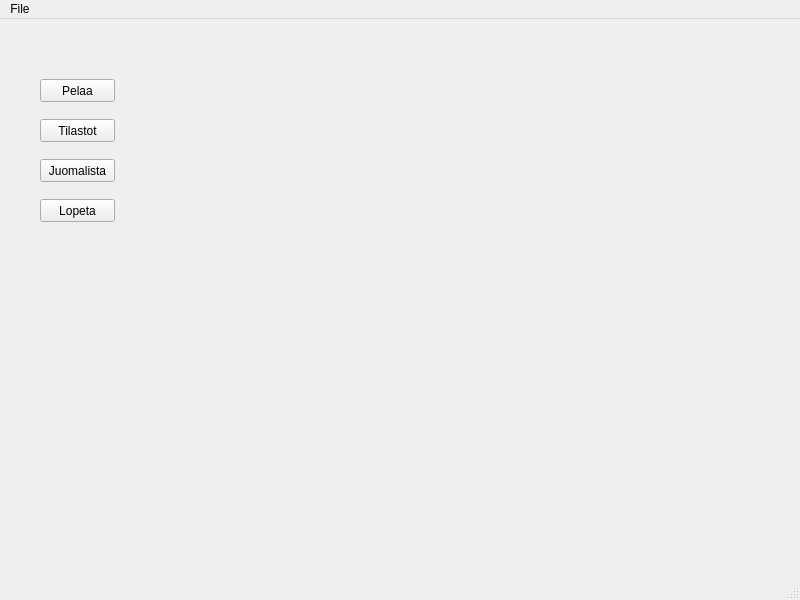
<?xml version="1.0" encoding="UTF-8"?>
<ui version="4.0">
 <class>MainWindow</class>
 <widget class="QMainWindow" name="MainWindow">
  <property name="geometry">
   <rect>
    <x>0</x>
    <y>0</y>
    <width>800</width>
    <height>600</height>
   </rect>
  </property>
  <property name="windowTitle">
   <string>MainWindow</string>
  </property>
  <widget class="QWidget" name="centralwidget">
   <widget class="QStackedWidget" name="stackedWidget">
    <property name="geometry">
     <rect>
      <x>30</x>
      <y>20</y>
      <width>711</width>
      <height>481</height>
     </rect>
    </property>
    <property name="currentIndex">
     <number>2</number>
    </property>
    <widget class="QWidget" name="InitialPlayerPage">
     <widget class="QPushButton" name="addPlayer">
      <property name="geometry">
       <rect>
        <x>50</x>
        <y>140</y>
        <width>111</width>
        <height>31</height>
       </rect>
      </property>
      <property name="text">
       <string>Lisää pelaaja</string>
      </property>
     </widget>
     <widget class="QLabel" name="label">
      <property name="geometry">
       <rect>
        <x>50</x>
        <y>80</y>
        <width>111</width>
        <height>16</height>
       </rect>
      </property>
      <property name="text">
       <string>Syötä nimesi</string>
      </property>
     </widget>
     <widget class="QLineEdit" name="playerName">
      <property name="geometry">
       <rect>
        <x>50</x>
        <y>110</y>
        <width>113</width>
        <height>25</height>
       </rect>
      </property>
     </widget>
    </widget>
    <widget class="QWidget" name="InitialDrinkPage">
     <widget class="QPushButton" name="addDrink_btn">
      <property name="geometry">
       <rect>
        <x>100</x>
        <y>260</y>
        <width>89</width>
        <height>25</height>
       </rect>
      </property>
      <property name="text">
       <string>Lisää juoma</string>
      </property>
     </widget>
     <widget class="QLabel" name="addDrink_label">
      <property name="geometry">
       <rect>
        <x>100</x>
        <y>200</y>
        <width>91</width>
        <height>21</height>
       </rect>
      </property>
      <property name="text">
       <string>Syötä juoma:</string>
      </property>
     </widget>
     <widget class="QLineEdit" name="lineEdit">
      <property name="geometry">
       <rect>
        <x>100</x>
        <y>230</y>
        <width>113</width>
        <height>25</height>
       </rect>
      </property>
     </widget>
     <widget class="QTableView" name="tableView">
      <property name="geometry">
       <rect>
        <x>330</x>
        <y>170</y>
        <width>256</width>
        <height>192</height>
       </rect>
      </property>
     </widget>
     <widget class="QComboBox" name="comboBox">
      <property name="geometry">
       <rect>
        <x>100</x>
        <y>170</y>
        <width>86</width>
        <height>25</height>
       </rect>
      </property>
     </widget>
     <widget class="QLabel" name="player_label">
      <property name="geometry">
       <rect>
        <x>100</x>
        <y>140</y>
        <width>111</width>
        <height>21</height>
       </rect>
      </property>
      <property name="text">
       <string>Valitse pelaaja</string>
      </property>
     </widget>
     <widget class="QPushButton" name="jatka_btn">
      <property name="geometry">
       <rect>
        <x>100</x>
        <y>340</y>
        <width>91</width>
        <height>23</height>
       </rect>
      </property>
      <property name="text">
       <string>Seuraava</string>
      </property>
     </widget>
    </widget>
    <widget class="QWidget" name="mainPage">
     <widget class="QPushButton" name="pelaa_btn">
      <property name="geometry">
       <rect>
        <x>10</x>
        <y>40</y>
        <width>75</width>
        <height>23</height>
       </rect>
      </property>
      <property name="text">
       <string>Pelaa</string>
      </property>
     </widget>
     <widget class="QPushButton" name="tilastot_btn">
      <property name="geometry">
       <rect>
        <x>10</x>
        <y>80</y>
        <width>75</width>
        <height>23</height>
       </rect>
      </property>
      <property name="text">
       <string>Tilastot</string>
      </property>
     </widget>
     <widget class="QPushButton" name="lista_btn">
      <property name="geometry">
       <rect>
        <x>10</x>
        <y>120</y>
        <width>75</width>
        <height>23</height>
       </rect>
      </property>
      <property name="text">
       <string>Juomalista</string>
      </property>
     </widget>
     <widget class="QPushButton" name="lopeta_btn">
      <property name="geometry">
       <rect>
        <x>10</x>
        <y>160</y>
        <width>75</width>
        <height>23</height>
       </rect>
      </property>
      <property name="text">
       <string>Lopeta</string>
      </property>
     </widget>
     <widget class="QStackedWidget" name="pelaa_wdg">
      <property name="geometry">
       <rect>
        <x>170</x>
        <y>10</y>
        <width>551</width>
        <height>501</height>
       </rect>
      </property>
      <widget class="QWidget" name="page"/>
      <widget class="QWidget" name="page_2">
       <widget class="QPushButton" name="roll_btn">
        <property name="geometry">
         <rect>
          <x>10</x>
          <y>180</y>
          <width>341</width>
          <height>23</height>
         </rect>
        </property>
        <property name="text">
         <string>Arvo juoma</string>
        </property>
       </widget>
       <widget class="QLabel" name="print_juoma">
        <property name="geometry">
         <rect>
          <x>10</x>
          <y>20</y>
          <width>341</width>
          <height>91</height>
         </rect>
        </property>
        <property name="text">
         <string>TextLabel</string>
        </property>
       </widget>
       <widget class="QComboBox" name="pelaaja_menu">
        <property name="geometry">
         <rect>
          <x>10</x>
          <y>150</y>
          <width>69</width>
          <height>22</height>
         </rect>
        </property>
        <property name="accessibleDescription">
         <string/>
        </property>
        <property name="currentText">
         <string/>
        </property>
       </widget>
       <widget class="QLabel" name="valitse_pelaaja">
        <property name="geometry">
         <rect>
          <x>10</x>
          <y>130</y>
          <width>81</width>
          <height>16</height>
         </rect>
        </property>
        <property name="text">
         <string>Valitse pelaaja</string>
        </property>
       </widget>
       <widget class="QStackedWidget" name="tilastot_wdg">
        <property name="geometry">
         <rect>
          <x>-20</x>
          <y>0</y>
          <width>561</width>
          <height>451</height>
         </rect>
        </property>
        <widget class="QWidget" name="page_3">
         <widget class="QTreeView" name="tilastot_tree_view">
          <property name="geometry">
           <rect>
            <x>20</x>
            <y>0</y>
            <width>531</width>
            <height>411</height>
           </rect>
          </property>
         </widget>
         <widget class="QStackedWidget" name="juomalista_wdg">
          <property name="geometry">
           <rect>
            <x>20</x>
            <y>0</y>
            <width>541</width>
            <height>451</height>
           </rect>
          </property>
          <widget class="QWidget" name="page_5">
           <widget class="QTableView" name="juoma_table_view">
            <property name="geometry">
             <rect>
              <x>0</x>
              <y>0</y>
              <width>521</width>
              <height>431</height>
             </rect>
            </property>
           </widget>
          </widget>
          <widget class="QWidget" name="page_6"/>
         </widget>
        </widget>
        <widget class="QWidget" name="page_4"/>
       </widget>
      </widget>
     </widget>
    </widget>
   </widget>
  </widget>
  <widget class="QMenuBar" name="menubar">
   <property name="geometry">
    <rect>
     <x>0</x>
     <y>0</y>
     <width>800</width>
     <height>21</height>
    </rect>
   </property>
   <widget class="QMenu" name="menuFile">
    <property name="title">
     <string>File</string>
    </property>
    <addaction name="actionUusi_peli"/>
    <addaction name="actionLopeta_peli"/>
   </widget>
   <addaction name="menuFile"/>
  </widget>
  <widget class="QStatusBar" name="statusbar"/>
  <action name="actionUusi_peli">
   <property name="text">
    <string>Uusi peli</string>
   </property>
  </action>
  <action name="actionLopeta_peli">
   <property name="text">
    <string>Lopeta peli</string>
   </property>
  </action>
 </widget>
 <resources/>
 <connections/>
</ui>
